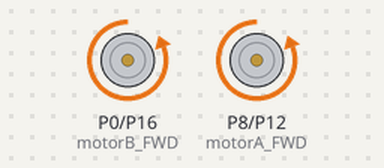
The program below on a simulated BBC micro:bit running MicroPython. Shown: motor-driver pin pairs drawn as motors (green arrow = first pin HIGH = forward, orange = second pin HIGH = backward, longer = more drive).

Above: at 0.5 s.
At 1.5 s:
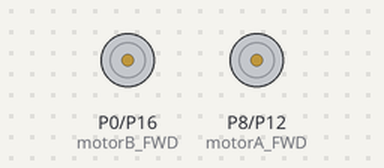
At 5.5 s:
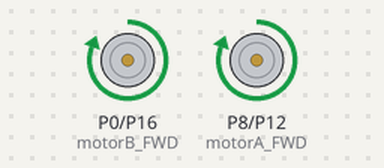
Timing chart, 0 to 6.9 s (numbered marks = the images above):
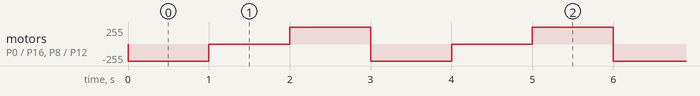

The program:

breakout_board_motordriver.py
```python
#Breakout Board Motor Controller
from microbit import *
motorA_FWD = pin8
motorA_REV = pin12
motorB_FWD = pin0
motorB_REV = pin16
while True:
    motorA_REV.write_digital(1)
    motorB_REV.write_digital(1)
    sleep(1000)
    motorA_REV.write_digital(0)
    motorB_REV.write_digital(0)
    sleep(1000)
    motorA_FWD.write_digital(1)
    motorB_FWD.write_digital(1)
    sleep(1000)
    motorA_FWD.write_digital(0)
    motorB_FWD.write_digital(0)
```

Measured:
- by itself, motor on P0 (motorB_FWD) / P16 (motorB_REV), motor on P8 (motorA_FWD) / P12 (motorA_REV): repeats every 3.0 s: stopped 1.0 s, forward 255/255 1.0 s, backward 255/255 1.0 s
